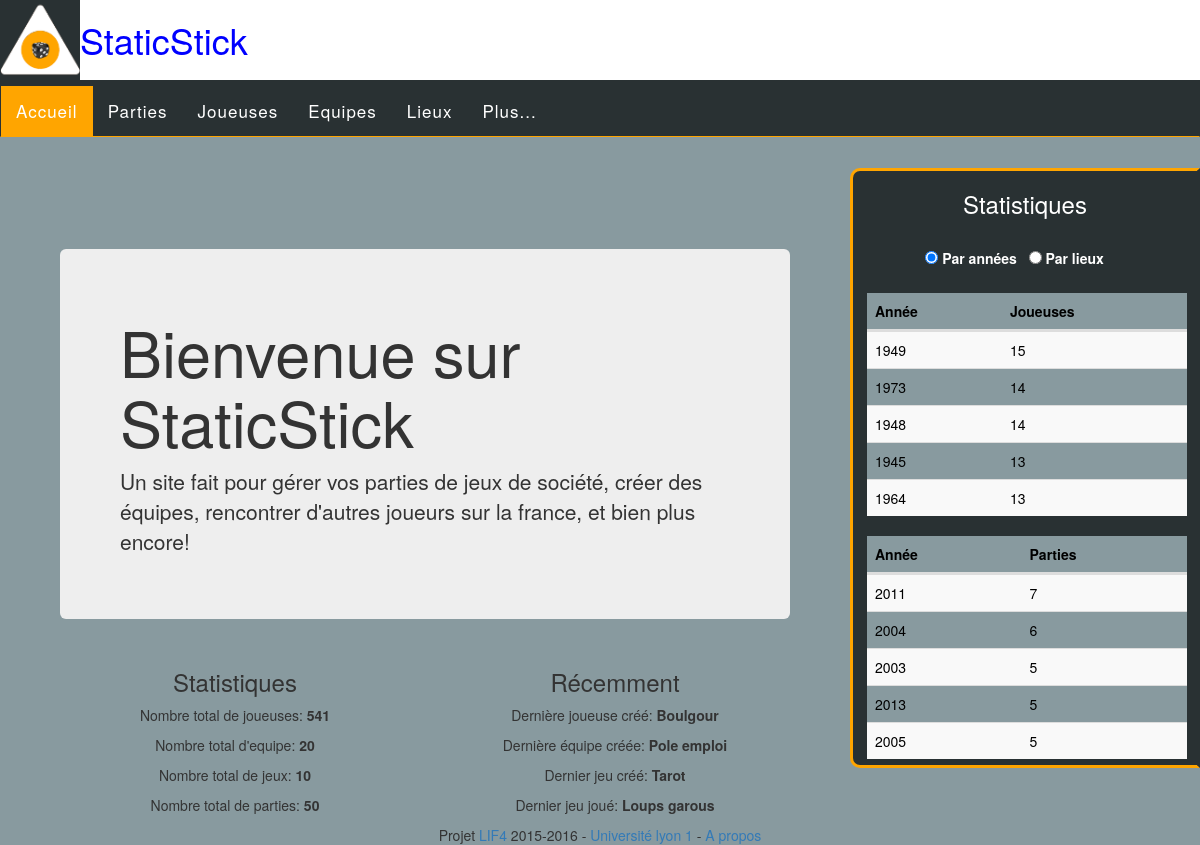
The page / on the database its author committed.
### tables this page shows
CREATE TABLE `joueuses` (
  `IdJ` int(11) NOT NULL,
  `pseudoJ` varchar(30) NOT NULL,
  `prenomJ` varchar(30) NOT NULL,
  `nomJ` varchar(30) NOT NULL,
  `dateNJ` date NOT NULL,
  `rueJ` varchar(30) NOT NULL,
  `villeJ` varchar(30) NOT NULL,
  `regionJ` varchar(30) NOT NULL,
  `codePJ` varchar(5) NOT NULL
);

CREATE TABLE `equipes` (
  `IdE` int(11) NOT NULL,
  `nomE` varchar(30) NOT NULL,
  `dateCreatE` date NOT NULL,
  `deviseE` varchar(50) NOT NULL,
  `publiqueE` tinyint(1) NOT NULL,
  `mdpE` varchar(50) DEFAULT NULL
);

CREATE TABLE `jeux` (
  `IdJx` int(11) NOT NULL,
  `nomJx` varchar(30) NOT NULL,
  `dateSortieJx` date NOT NULL,
  `publicJx` int(11) DEFAULT NULL,
  `joueursMinJx` int(11) NOT NULL,
  `joueursMaxJx` int(11) NOT NULL,
  `editeurJx` varchar(30) DEFAULT NULL
);

### index.php (the view, shortened to what this page needs)
<!DOCTYPE html>
<html lang="en">
<head>
  <LINK rel="stylesheet" type="text/css" href="includes/bootstrap/css/bootstrap.min.css" >
  <LINK rel="stylesheet" type="text/css" href="CSS/style.css">
  <LINK rel="stylesheet" type="text/css" href="CSS/menu.css">
  <LINK rel="stylesheet" type="text/css" href="CSS/formulaires.css">
</head>
<body>
  <?php
  include('includes/php/menu.php');
  include('BD/connexion.php');
  ?>
<div class="container-fluid corpsListe">
  <div class="jumbotron" style="margin-top: 92px;">
    <h1>Bienvenue sur StaticStick</h1>
    <p>Un site fait pour gérer vos parties de jeux de société, créer des équipes, rencontrer d'autres joueurs sur la france, et bien plus encore!</p>
  </div>
  <div class="row">
    <div class="col-sm-6 text-center" >
      <h3>Statistiques</h3>
      <p><?php
      $query="SELECT COUNT(*) AS nbjoueuse from joueuses";
      if($res=($BD->query($query)))
      {
        while($row = $res->fetch_assoc())
        {
          echo "Nombre total de joueuses: <b>".$row['nbjoueuse']."</b>";
        }
      }
      else
        echo "Erreur: " . $query . "<br>" . $BD->error;
      ?></p>
      <p><?php
      $query="SELECT COUNT(*) AS nbequipe from equipes";
      if($res=($BD->query($query)))
      {
        while($row = $res->fetch_assoc())
        {
          echo "Nombre total d'equipe: <b>".$row['nbequipe']."</b>";
        }
      }
      else
        echo "Erreur: " . $query . "<br>" . $BD->error;
      ?></p>
      <p><?php
      $query="SELECT COUNT(*) AS nbjeu from jeux";
      if($res=($BD->query($query)))
      {
        while($row = $res->fetch_assoc())
        {
          echo "Nombre total de jeux: <b>".$row['nbjeu']."</b>";
        }
      }
      else
        echo "Erreur: " . $query . "<br>" . $BD->error;
      ?></p>
      <p><?php
      $query="SELECT COUNT(*) AS nbpartie from parties";
      if($res=($BD->query($query)))
      {
        while($row = $res->fetch_assoc())
        {
          echo "Nombre total de parties: <b>".$row['nbpartie']."</b>";
        }
      }
      else
      echo "Erreur: " . $query . "<br>" . $BD->error;
      ?>
      </p>
    </div>
    <div class="col-sm-6 text-center">
      <h3>Récemment</h3>
      <p><?php
      $query="SELECT pseudoJ FROM joueuses ORDER BY IdJ DESC LIMIT 1 ";
      if($res=($BD->query($query)))
      {
        while($row = $res->fetch_assoc())
        {
        echo "Dernière joueuse créé: <b>".$row['pseudoJ']."</b>";
        }
      }
      else
      echo"Erreur: " . $query . "<br>" . $BD->error;
      ?></p>
      <p><?php
      $query="SELECT nomE from equipes ORDER BY IdE DESC LIMIT 1";
      if($res=($BD->query($query)))
      {
        while($row = $res->fetch_assoc())
        {
          echo "Dernière équipe créée: <b>".$row['nomE']."</b>";
        }
      }
      else
        echo "Erreur: " . $query . "<br>" . $BD->error;
      ?></p>
      <p><?php
      $query="SELECT nomJx FROM jeux ORDER BY IdJX DESC LIMIT 1";
      if($res=($BD->query($query)))
      {
        while($row = $res->fetch_assoc())
        {
          echo "Dernier jeu créé: <b>".$row['nomJx']."</b>";
        }
      }
      else
        echo "Erreur: " . $query . "<br>" . $BD->error;
      ?></p>
      <p><?php
      $query="SELECT nomJx FROM jeux NATURAL JOIN parties ORDER BY IdP DESC LIMIT 1 ";
      if($res=($BD->query($query)))
      {
        while($row = $res->fetch_assoc())
        {
          echo "Dernier jeu joué: <b>".$row['nomJx']."</b>";
          break;
        }
      }
      else
      {
        echo "Erreur: " . $query . "<br>" . $BD->error;
      }
      ?></p>
    </div>
  </div>
</div>
  <div class="stats">
    <?php
    include('includes/php/stats.php')
    ?>
  </div>
  <?php include('includes/php/footer.php') ?>
</body>
</html>

### CSS/style.css (style rules this page uses)
body { background-color: #889A9F; }
.corpsListe { padding-left: 5%; padding-right: 5%; width :calc(100% - 350px); float :left ; }
.stats { position: fixed; right: 0; height: 600px; width: 350px; background-color: #293133; color: white; border: 3px solid orange; border-right-color: #293133; border-bottom-left-radius: 10px; border-top-left-radius: 10px; }

### rows shown on the page
joueuses: pseudoJ "Boulgour"
equipes: nomE "Pole emploi"
jeux: nomJx "Tarot"
jeux: nomJx "Loups garous"

### other values the page prints
$row['nbjoueuse'] "541"
$row['nbequipe'] "20"
$row['nbjeu'] "10"
$row['nbpartie'] "50"
$row["year(dateNJ)"] "1949"
$row["nb_joueuse"] "15"
$row["year(dateNJ)"] "1973"
$row["nb_joueuse"] "14"
$row["year(dateNJ)"] "1948"
$row["year(dateNJ)"] "1945"
$row["nb_joueuse"] "13"
$row["year(dateNJ)"] "1964"
$row["year(dateP)"] "2011"
$row["nb_parties"] "7"
$row["year(dateP)"] "2004"
